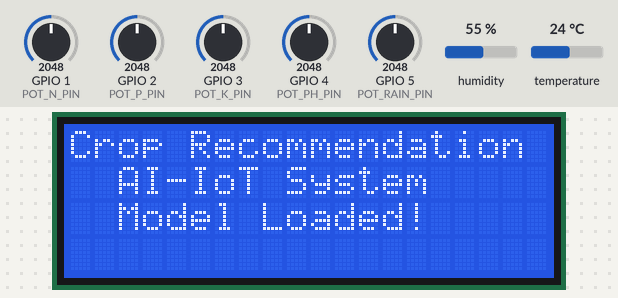
Bench run of a sketch on a simulated ESP32-S3. On the bench: 20×4 character LCD. The inputs (shaded band) are chosen by the test bench; at power-on: GPIO 1 (POT_N_PIN) = 2048, GPIO 2 (POT_P_PIN) = 2048, GPIO 3 (POT_K_PIN) = 2048, GPIO 4 (POT_PH_PIN) = 2048, GPIO 5 (POT_RAIN_PIN) = 2048, humidity 55 %, temperature 24 °C. WiFi joins after 1.5 s; servers stay silent unless stated; web services answer with replies made up by the test bench; what the sketch prints to the serial monitor is not drawn.

Above: at 1.2 s.
At 4.7 s:
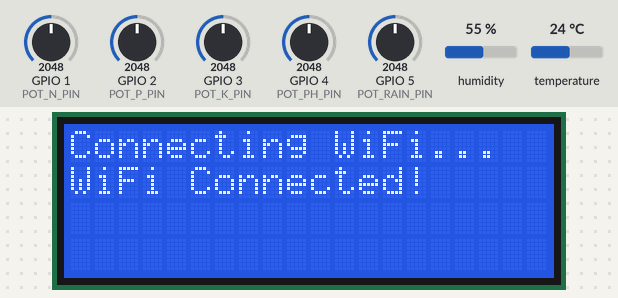
At 15.27 s:
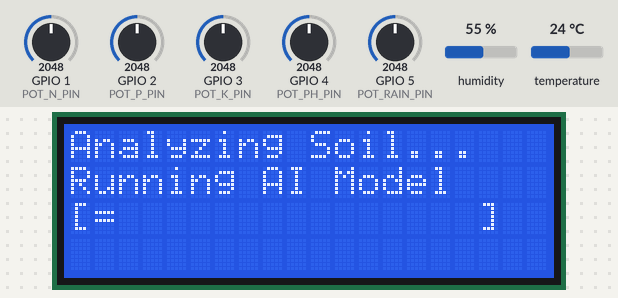
At 15.92 s:
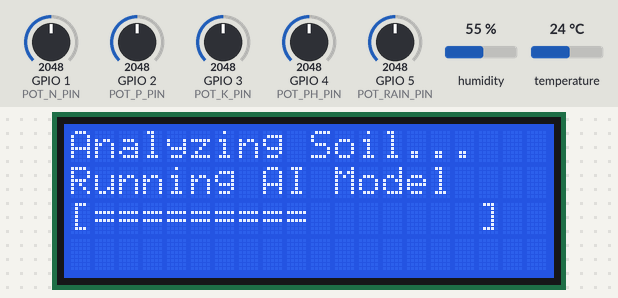
At 16.6 s:
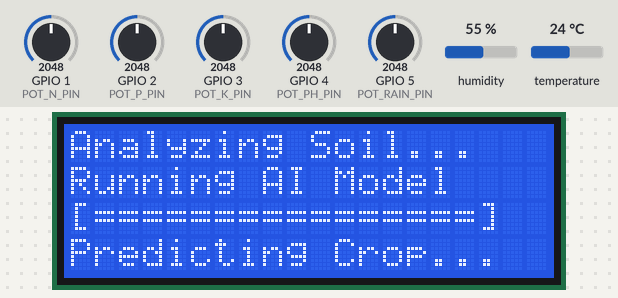
At 34.4 s:
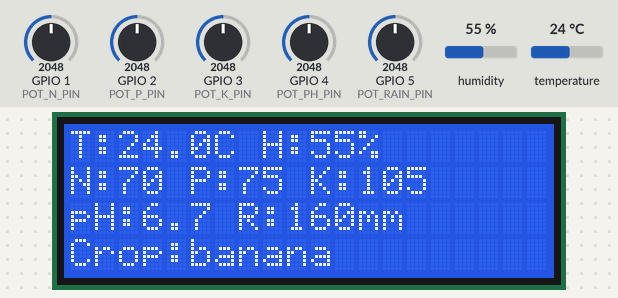

The sketch:

sketch.ino
```cpp
#include <WiFi.h>
#include <HTTPClient.h>
#include <DHT.h>
#include <Wire.h>
#include <LiquidCrystal_I2C.h>
#include "crop_model.h"

const char* ssid = "Wokwi-GUEST";
const char* password = "";
const char* server = "http://api.thingspeak.com/update";
String apiKey = "LZJ6K5U0OFPH61UK";

#define DHTPIN 15
#define DHTTYPE DHT22
#define POT_N_PIN    1
#define POT_P_PIN    2
#define POT_K_PIN    3
#define POT_PH_PIN   4
#define POT_RAIN_PIN 5

DHT dht(DHTPIN, DHTTYPE);
LiquidCrystal_I2C lcd(0x27, 20, 4);

unsigned long lastTime   = 0;
unsigned long timerDelay = 15000;

const char* crops[] = {
  "", "rice", "maize", "jute", "cotton", "coconut",
  "papaya", "orange", "apple", "muskmelon", "watermelon",
  "grapes", "mango", "banana", "pomegranate", "lentil",
  "blackgram", "mungbean", "mothbeans", "pigeonpeas",
  "kidneybeans", "chickpea", "coffee", "wheat"
};

// ──────────────────────────────────────────
int readSmooth(int pin) {
  long total = 0;
  for (int i = 0; i < 10; i++) { total += analogRead(pin); delay(2); }
  return total / 10;
}

// ──────────────────────────────────────────
int predictCrop(float N, float P, float K,
                float temp, float humidity,
                float ph, float rainfall) {

  struct CropProfile {
    const char* name;
    float n, p, k;
    float t, h, phv, r;
  };

  CropProfile cropData[24] = {
    {"",0,0,0,0,0,0,0},
    {"rice",      90, 40, 40, 25, 85, 6.5, 220},
    {"maize",     80, 50, 40, 22, 65, 6.5,  80},
    {"jute",      75, 45, 40, 30, 80, 6.7, 200},
    {"cotton",   120, 60, 60, 32, 60, 7.0,  90},
    {"coconut",   40, 30, 60, 30, 85, 6.2, 180},
    {"papaya",    50, 50, 50, 30, 70, 6.5, 140},
    {"orange",    30, 40, 30, 22, 65, 6.0, 140},
    {"apple",     20, 25, 20, 15, 60, 6.5, 150},
    {"muskmelon", 60, 40, 50, 34, 65, 6.8,  40},
    {"watermelon",70, 50, 50, 32, 70, 6.5,  70},
    {"grapes",    25, 25, 35, 24, 65, 6.2,  80},
    {"mango",     35, 30, 30, 33, 55, 6.5, 120},
    {"banana",    90, 70, 70, 30, 85, 6.3, 170},
    {"pomegranate",20,20, 40, 32, 55, 6.8,  80},
    {"lentil",    25, 40, 20, 18, 55, 7.0,  50},
    {"blackgram", 40, 60, 40, 30, 70, 6.8, 100},
    {"mungbean",  35, 50, 40, 31, 70, 6.5,  90},
    {"mothbeans", 20, 30, 20, 37, 45, 7.5,  35},
    {"pigeonpeas",30, 40, 20, 32, 60, 6.8, 110},
    {"kidneybeans",25,35, 20, 20, 65, 6.5, 120},
    {"chickpea",  20, 30, 20, 18, 55, 7.2,  60},
    {"coffee",   100, 40, 40, 24, 75, 5.5, 200},
    {"wheat",     80, 40, 40, 18, 55, 7.0,  90}
  };

  float bestScore = -999999;
  int bestCrop = 1;

  for (int i = 1; i <= 23; i++) {

    float score = 1000;

    // Strong NPK influence
    score -= abs(N - cropData[i].n) * 4.0;
    score -= abs(P - cropData[i].p) * 3.5;
    score -= abs(K - cropData[i].k) * 3.5;

    // Environmental influence
    score -= abs(temp     - cropData[i].t)   * 18.0;
    score -= abs(humidity - cropData[i].h)   *  5.0;
    score -= abs(ph       - cropData[i].phv) * 60.0;
    score -= abs(rainfall - cropData[i].r)   *  1.8;

    // Extreme penalties
    if (ph > 8.5 || ph < 4.0)   score -= 200;
    if (temp > 40 || temp < 5)   score -= 200;
    if (rainfall > 280)          score -= 150;

    // Bonus for very close matches
    if (abs(N - cropData[i].n) < 10) score += 40;
    if (abs(P - cropData[i].p) < 10) score += 40;
    if (abs(K - cropData[i].k) < 10) score += 40;

    if (score > bestScore) {
      bestScore = score;
      bestCrop  = i;
    }
  }

  return bestCrop;
}

// ──────────────────────────────────────────
// LCD loading animation during prediction
// ──────────────────────────────────────────
void showPredictionLatency() {
  lcd.clear();
  lcd.setCursor(0, 0); lcd.print("Analyzing Soil...   ");
  lcd.setCursor(0, 1); lcd.print("Running AI Model    ");
  lcd.setCursor(0, 2); lcd.print("[                ]  ");
  int steps = 16;
  for (int i = 0; i < steps; i++) {
    lcd.setCursor(1 + i, 2);
    lcd.print("=");
    delay(80);
  }
  lcd.setCursor(0, 3); lcd.print("Predicting Crop...  ");
  delay(300);
}

// ──────────────────────────────────────────
void setup() {
  Serial.begin(115200);
  delay(1000);

  Serial.println("=================================");
  Serial.println("  Crop Recommendation System");
  Serial.println("=================================");
  Serial.println("[INFO] Loading ML Model...");
  Serial.print("[INFO] Model Size: ");
  Serial.print(sizeof(crop_model_tflite));
  Serial.println(" bytes");
  Serial.println("[SUCCESS] ML Model Loaded!\n");

  pinMode(POT_N_PIN,    INPUT);
  pinMode(POT_P_PIN,    INPUT);
  pinMode(POT_K_PIN,    INPUT);
  pinMode(POT_PH_PIN,   INPUT);
  pinMode(POT_RAIN_PIN, INPUT);

  Wire.begin(8, 9);
  lcd.init();
  lcd.backlight();
  lcd.clear();
  lcd.setCursor(0, 0); lcd.print("Crop Recommendation ");
  lcd.setCursor(0, 1); lcd.print("  AI-IoT System     ");
  lcd.setCursor(0, 2); lcd.print("  Model Loaded!     ");

  dht.begin();
  delay(2000);

  WiFi.begin(ssid, password);
  Serial.print("Connecting to WiFi");
  lcd.clear();
  lcd.setCursor(0, 0); lcd.print("Connecting WiFi...  ");

  int attempts = 0;
  while (WiFi.status() != WL_CONNECTED && attempts < 20) {
    delay(500); Serial.print("."); attempts++;
  }

  if (WiFi.status() == WL_CONNECTED) {
    Serial.println("\nWiFi Connected!");
    lcd.setCursor(0, 1); lcd.print("WiFi Connected!     ");
  } else {
    Serial.println("\nWiFi Failed!");
    lcd.setCursor(0, 1); lcd.print("WiFi Failed         ");
  }

  delay(2000);
  Serial.println("=== System Ready ===\n");
}

// ──────────────────────────────────────────
void loop() {
  if ((millis() - lastTime) > timerDelay) {

    // ── Read DHT22 ──────────────────────
    float temp     = dht.readTemperature();
    float humidity = dht.readHumidity();
    if (isnan(temp) || isnan(humidity)) { temp = 25.0; humidity = 65.0; }

    // ── Read Potentiometers ─────────────
    int n_raw    = readSmooth(POT_N_PIN);
    int p_raw    = readSmooth(POT_P_PIN);
    int k_raw    = readSmooth(POT_K_PIN);
    int ph_raw   = readSmooth(POT_PH_PIN);
    int rain_raw = readSmooth(POT_RAIN_PIN);

    // ── Scale to real ranges ────────────
    float N        = map(n_raw,    0, 4095,  0, 140);
    float P        = map(p_raw,    0, 4095,  5, 145);
    float K        = map(k_raw,    0, 4095,  5, 205);
    float ph       = map(ph_raw,   0, 4095, 35,  99) / 10.0;
    float rainfall = map(rain_raw, 0, 4095, 20, 300);

    // ── Serial: sensor values ───────────
    Serial.println("========================================");
    Serial.println("SENSOR VALUES");
    Serial.print("Nitrogen:    "); Serial.println(N);
    Serial.print("Phosphorus:  "); Serial.println(P);
    Serial.print("Potassium:   "); Serial.println(K);
    Serial.print("Temperature: "); Serial.print(temp);     Serial.println(" C");
    Serial.print("Humidity:    "); Serial.print(humidity); Serial.println(" %");
    Serial.print("pH:          "); Serial.println(ph);
    Serial.print("Rainfall:    "); Serial.print(rainfall); Serial.println(" mm");

    // ── LCD animation ───────────────────
    Serial.println("\n[MODEL] Running inference...");
    showPredictionLatency();

    // ── Simulated TFLite latency ────────
    unsigned long simulatedLatency = 120 + (n_raw % 220);
    delay(simulatedLatency);

    // ── Run prediction ──────────────────
    unsigned long t0 = millis();
    int cropCode = predictCrop(N, P, K, temp, humidity, ph, rainfall);
    unsigned long actualTime = millis() - t0;

    unsigned long totalLatency = simulatedLatency + actualTime;

    String cropName = String(crops[cropCode]);

    // ── Serial: result ──────────────────
    Serial.println("[MODEL] Inference complete!");
    Serial.print("[MODEL] Latency: ");
    Serial.print(totalLatency);
    Serial.println(" ms");
    Serial.println("\nPREDICTED CROP");
    Serial.print("Crop Code : "); Serial.println(cropCode);
    Serial.print("Crop Name : "); Serial.println(cropName);
    Serial.println("========================================\n");

    // ── LCD result ──────────────────────
    lcd.clear();

    lcd.setCursor(0, 0);
    lcd.print("T:"); lcd.print(temp, 1);
    lcd.print("C H:"); lcd.print(humidity, 0); lcd.print("%");

    lcd.setCursor(0, 1);
    lcd.print("N:"); lcd.print((int)N);
    lcd.print(" P:"); lcd.print((int)P);
    lcd.print(" K:"); lcd.print((int)K);

    lcd.setCursor(0, 2);
    lcd.print("pH:"); lcd.print(ph, 1);
    lcd.print(" R:"); lcd.print((int)rainfall); lcd.print("mm");

    lcd.setCursor(0, 3);
    lcd.print("Crop:"); lcd.print(cropName);

    // ── ThingSpeak ──────────────────────
    if (WiFi.status() == WL_CONNECTED) {
      HTTPClient http;
      String url = String(server) +
                   "?api_key=" + apiKey +
                   "&field1=" + String(N) +
                   "&field2=" + String(P) +
                   "&field3=" + String(K) +
                   "&field4=" + String(temp,     2) +
                   "&field5=" + String(humidity, 2) +
                   "&field6=" + String(ph,       2) +
                   "&field7=" + String(rainfall) +
                   "&field8=" + String(cropCode);
      http.begin(url);
      int httpCode = http.GET();
      Serial.print("ThingSpeak Response: "); Serial.println(httpCode);
      http.end();
    } else {
      Serial.println("WiFi disconnected — skipping upload");
    }

    lastTime = millis();
  }
}
```

Source omitted: crop_model.h (data table, 41475 bytes)

Measured:
- what the display in image 0 shows lasts 2.1 s, from 1.1 s to 3.2 s
- what the display in image 1 shows lasts 10.5 s, from 4.7 s to 15.2 s
- what the display in image 4 shows lasts 0.6 s, from 16.5 s to 17.1 s
